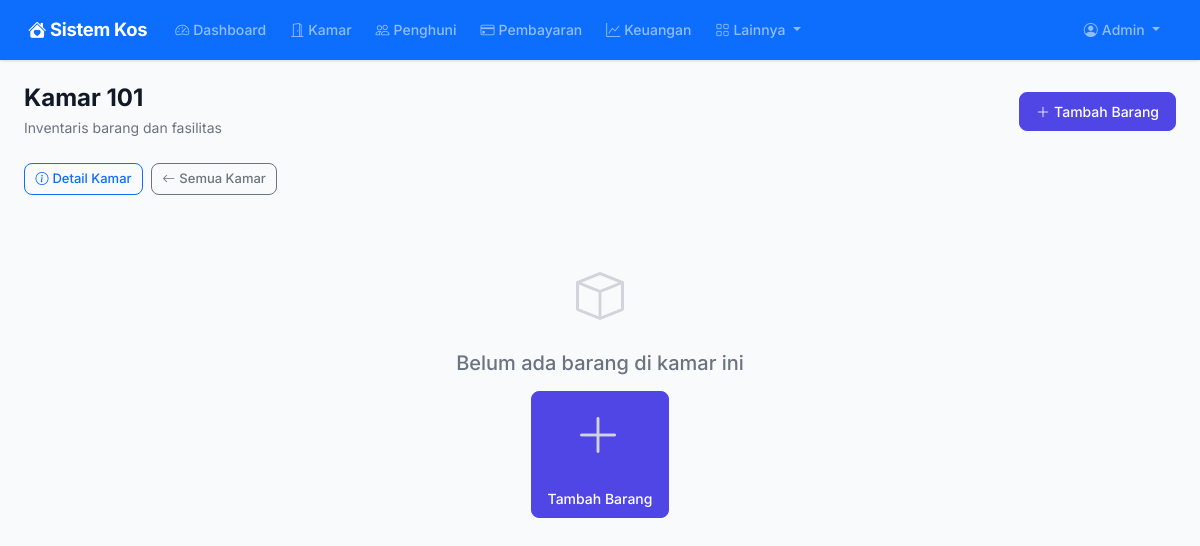
The page /inventaris/kamar/1 (signed in) on the database as committed earlier.
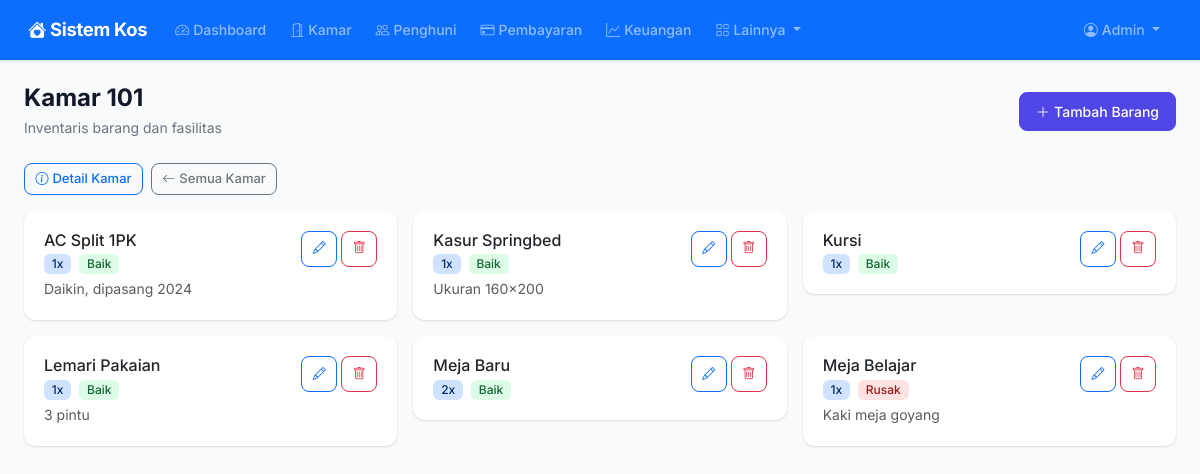
The same page on the database as committed later.
### models.py (models this page shows)
class RoomItem(db.Model):
    __tablename__ = "room_items"
    id = db.Column(db.Integer, primary_key=True)
    room_id = db.Column(db.Integer, db.ForeignKey("rooms.id"), nullable=False)
    nama = db.Column(db.String(150), nullable=False)
    jumlah = db.Column(db.Integer, default=1)
    kondisi = db.Column(db.String(50), default="baik")
    catatan = db.Column(db.Text)
    created_at = db.Column(db.DateTime, default=datetime.utcnow)
    room = db.relationship("Room", backref="items")

### routes/inventory.py (the view)
@inventory_bp.route("/kamar/<int:room_id>")
@login_required
def room_items(room_id):
    if current_user.role not in ("admin", "management"):
        return redirect(url_for("dashboard.index"))
    room = Room.query.get_or_404(room_id)
    items = RoomItem.query.filter_by(room_id=room_id).order_by(RoomItem.nama).all()
    return render_template("inventory/items.html", room=room, items=items)

### app.py (called while the page is built)
def create_app():
    app = Flask(__name__)
    app.config.from_object("config.Config")
    db.init_app(app)
    login_manager.init_app(app)
    csrf.init_app(app)
    login_manager.login_view = "auth.login"
    login_manager.login_message = "Silakan login terlebih dahulu."
    from models import User
    @login_manager.user_loader
    def load_user(user_id):
        return User.query.get(int(user_id))
    @app.context_processor
    def inject_now():
        from datetime import datetime
        return {"now": datetime.now()}
    @app.context_processor
    def inject_utility():
        from datetime import date
        return {"date_today": date.today()}
    from routes import register_routes
    register_routes(app)
    with app.app_context():
        db.create_all()
    return app

### templates/inventory/items.html (shortened to what this page needs)
{% extends "base.html" %}
{% block content %}
<div class="page-header d-flex flex-wrap justify-content-between align-items-center">
    <div>
        <h1>Kamar {{ room.nomor_kamar }}</h1>
        <p>Inventaris barang dan fasilitas</p>
    </div>
    <a href="{{ url_for('inventory.add_item', room_id=room.id) }}" class="btn btn-primary">
        <i class="bi bi-plus-lg me-1"></i>Tambah Barang
    </a>
</div>
<div class="d-flex gap-2 mb-3">
    <a href="{{ url_for('rooms.detail', id=room.id) }}" class="btn btn-outline-primary btn-sm">
        <i class="bi bi-info-circle me-1"></i>Detail Kamar
    </a>
    <a href="{{ url_for('inventory.index') }}" class="btn btn-outline-secondary btn-sm">
        <i class="bi bi-arrow-left me-1"></i>Semua Kamar
    </a>
</div>
{% if items %}
<div class="row g-3">
    {% for i in items %}
    <div class="col-md-6 col-lg-4">
        <div class="card border-0">
            <div class="card-body">
                <div class="d-flex justify-content-between align-items-start">
                    <div>
                        <h6 class="mb-1">{{ i.nama }}</h6>
                        <div class="d-flex align-items-center gap-2">
                            <span class="badge bg-primary-subtle text-primary-emphasis">{{ i.jumlah }}x</span>
                            {% set k = i.kondisi|lower %}
                            {% if k == 'baik' %}
                            <span class="badge badge-success">Baik</span>
                            {% elif k == 'rusak' %}
                            <span class="badge badge-danger">Rusak</span>
                            {% elif k == 'perlu_perbaikan' or k == 'perlu perbaikan' %}
                            <span class="badge badge-warning">Perlu Perbaikan</span>
                            {% else %}
                            <span class="badge badge-secondary">{{ i.kondisi }}</span>
                            {% endif %}
                        </div>
                        {% if i.catatan %}
                        <small class="text-muted d-block mt-1">{{ i.catatan }}</small>
                        {% endif %}
                    </div>
                    <div class="d-flex gap-1">
                        <a href="{{ url_for('inventory.edit_item', id=i.id) }}" class="btn btn-sm btn-outline-primary btn-icon">
                            <i class="bi bi-pencil"></i>
                        </a>
                        <a href="{{ url_for('inventory.delete_item', id=i.id) }}" class="btn btn-sm btn-outline-danger btn-icon"
                           onclick="return confirm('Hapus {{ i.nama }}?')">
                            <i class="bi bi-trash"></i>
                        </a>
                    </div>
                </div>
            </div>
        </div>
    </div>
    {% endfor %}
</div>
{% else %}
<div class="empty-state">
    <i class="bi bi-box"></i>
    <h5>Belum ada barang di kamar ini</h5>
    <a href="{{ url_for('inventory.add_item', room_id=room.id) }}" class="btn btn-primary mt-2">
        <i class="bi bi-plus-lg me-1"></i>Tambah Barang
    </a>
</div>
{% endif %}
{% endblock %}

Rows that differ between the two databases and show on the page:
added RoomItem: nama "AC Split 1PK", jumlah "1", shows "Baik", catatan "Daikin, dipasang 2024"
added RoomItem: nama "Kasur Springbed", jumlah "1", shows "Baik", catatan "Ukuran 160x200"
added RoomItem: nama "Kursi", jumlah "1", shows "Baik"
added RoomItem: nama "Lemari Pakaian", jumlah "1", shows "Baik", catatan "3 pintu"
added RoomItem: nama "Meja Baru", jumlah "2", shows "Baik"
added RoomItem: nama "Meja Belajar", jumlah "1", shows "Rusak", catatan "Kaki meja goyang"
Other text that changed with them:
text no longer shown: "Belum ada barang di kamar ini Tambah Barang"
